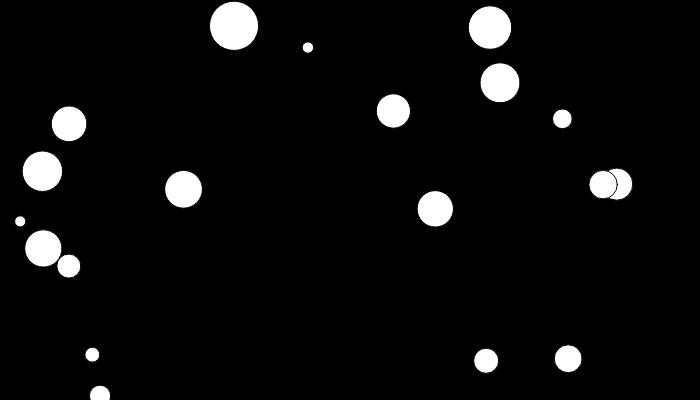
Frame 1 (no input)
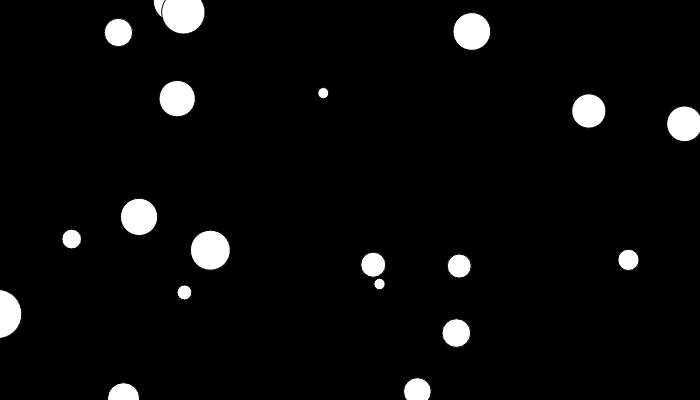
Frame 60 (no input)
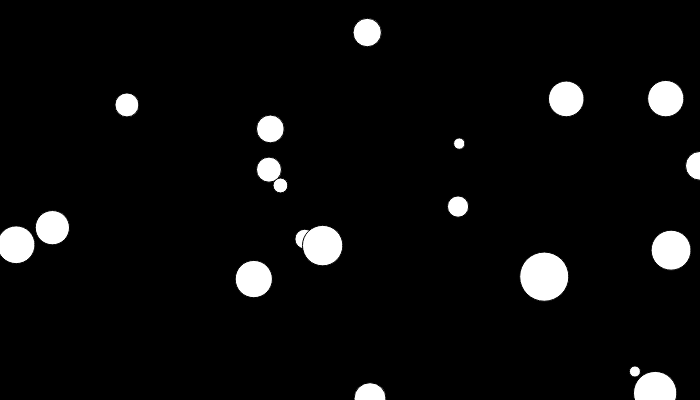
Frame 120 (the mouse pressed at the canvas centre since frame 60)

The p5.js sketch that drew these frames (run headless with seeded random() and noise() and a simulated clock; from frame 60 on, the mouse is pressed at the canvas centre):

// p5.js sketch
// ── sketch.js
//spaceships and arrays
var numSpaceships = 20;
var xPositions = [];
var yPositions = [];
var spaceshipSize = [];
var spaceshipSpeed = [];

function setup() {
	createCanvas(700, 400);
	
	for (var i = 0; i < numSpaceships; i++){
		xPositions[i] = random(0, width);
		yPositions[i] = random(0, height);
		spaceshipSize[i] = random(10, 50);
		spaceshipSpeed[i] = random (0.1, 22);
	}
}

function draw(){
	background('black');
	
	for (var i = 0; i < numSpaceships; i++){
		ellipse(xPositions[i], yPositions[i], spaceshipSize[i]);
		xPositions[i] += spaceshipSpeed[i];
		if (xPositions[i] > width + spaceshipSize[i]/2){
			xPositions[i] = -spaceshipSize[i]/2;
			yPositions[i] = random (0, height);
			
	}
  }
}
// ── style.css

body{
    font-family: 'Roboto', sans-serif;
    color: black;
    background-color: whitesmoke;
    margin: 10%;
}

h1{
    color: black;
    font-size: 2.5
}

p{
    color: black;
    
}

#footer{
    color: brown;
    margin: 0, auto;
}

nav ul li a{
    color: darkslateblue;
    text-decoration: none;

  
    
}

a:hover {
    background-color: deeppink;

nav li{
    display: inline-block;
    list-style-type: none;
    margin-right:60px;
   
}
    
